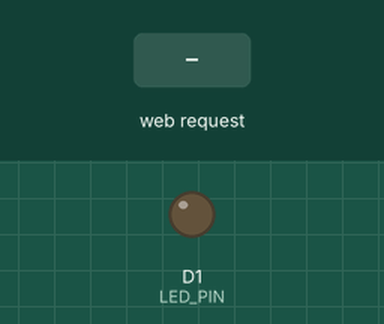
Recording of a sketch running on a simulated ESP8266 (NodeMCU). Parts: output pins drawn as LEDs (lit = HIGH). The test bench sets the inputs (shaded band). WiFi joins after 1.5 s; servers stay silent unless stated; what the sketch prints to the serial monitor is not drawn.

Above: at 2.7 s.
2.8 s: HTTP request GET /led_on received
At 3.7 s:
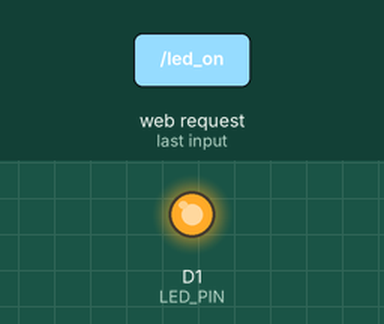
4.3 s: HTTP request GET /led_off received
At 4.8 s:
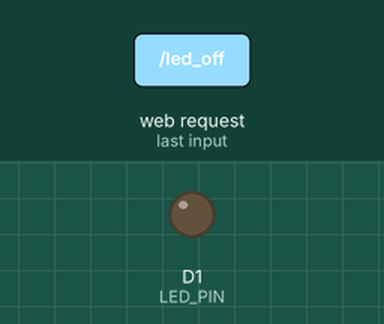
Timing chart, 0 to 7.3 s (numbered marks = the images above; inputs shaded):
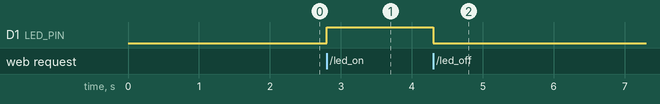

The sketch:

NodeMcuMinetest.ino
```cpp
#include <ESP8266WiFi.h>

// Define pins
#define BTN_PIN D0
#define LED_PIN D1

// Wifi connection informations
const char* ssid = "SSID";
const char* password = "PASSWORD";

// Create server object
WiFiServer server(80);

void setup() {
	// Init Serial line to get IP address
	Serial.begin(115200);
	delay(10);

	// Init Wifi connection and print some text
	Serial.println();
	Serial.print("Connecting");

	WiFi.begin(ssid, password);

	while(WiFi.status() != WL_CONNECTED) {
		delay(500);
		Serial.print(".");
	}
	Serial.println();

	Serial.println("Wifi connection OK");

	// Get MAC address
	byte mac[WL_MAC_ADDR_LENGTH];
	WiFi.macAddress(mac);

	// Print IP address
	Serial.print("IP address : ");
	Serial.println(WiFi.localIP());

	// Start web server
	server.begin();

	// Init pin configuration
	pinMode(BTN_PIN, INPUT);
	pinMode(LED_PIN, OUTPUT);

	// Disable led
	digitalWrite(LED_PIN, LOW);
}

void loop() {
	// Init connection with client
	WiFiClient client = server.available();
	if(!client) {
		return;
	}

	while(!client.available()) {
		delay(1);
	}

	// Read client request
	String req = client.readStringUntil('\r');

	// Flush output
	client.flush();

	String text = ""; // Return text
	if(req.indexOf("/place_node") != -1) {
		// Add button state to output
		int state = digitalRead(BTN_PIN);
		text += (state == LOW) ? "1" : "0";

	} else if(req.indexOf("/led_on") != -1) {
		// Enable led
		digitalWrite(LED_PIN, HIGH);

	} else if(req.indexOf("/led_off") != -1) {
		// Disable led
		digitalWrite(LED_PIN, LOW);
	}

	// Flush output
	client.flush();

	// Generate HTML output
	String htmlPage = "HTTP/1.1 200 OK\r\n";
	htmlPage += "Content-Type: text/html\r\n";
	htmlPage += "\r\n";
	htmlPage += text + "\r\n";

	// Send html output to client
	client.println(htmlPage);
	delay(1);
}
```

Measured:
- after the input at 2.8 s, D1 (LED_PIN): LOW → HIGH at once
- after the input at 4.3 s, D1 (LED_PIN): HIGH → LOW at once
